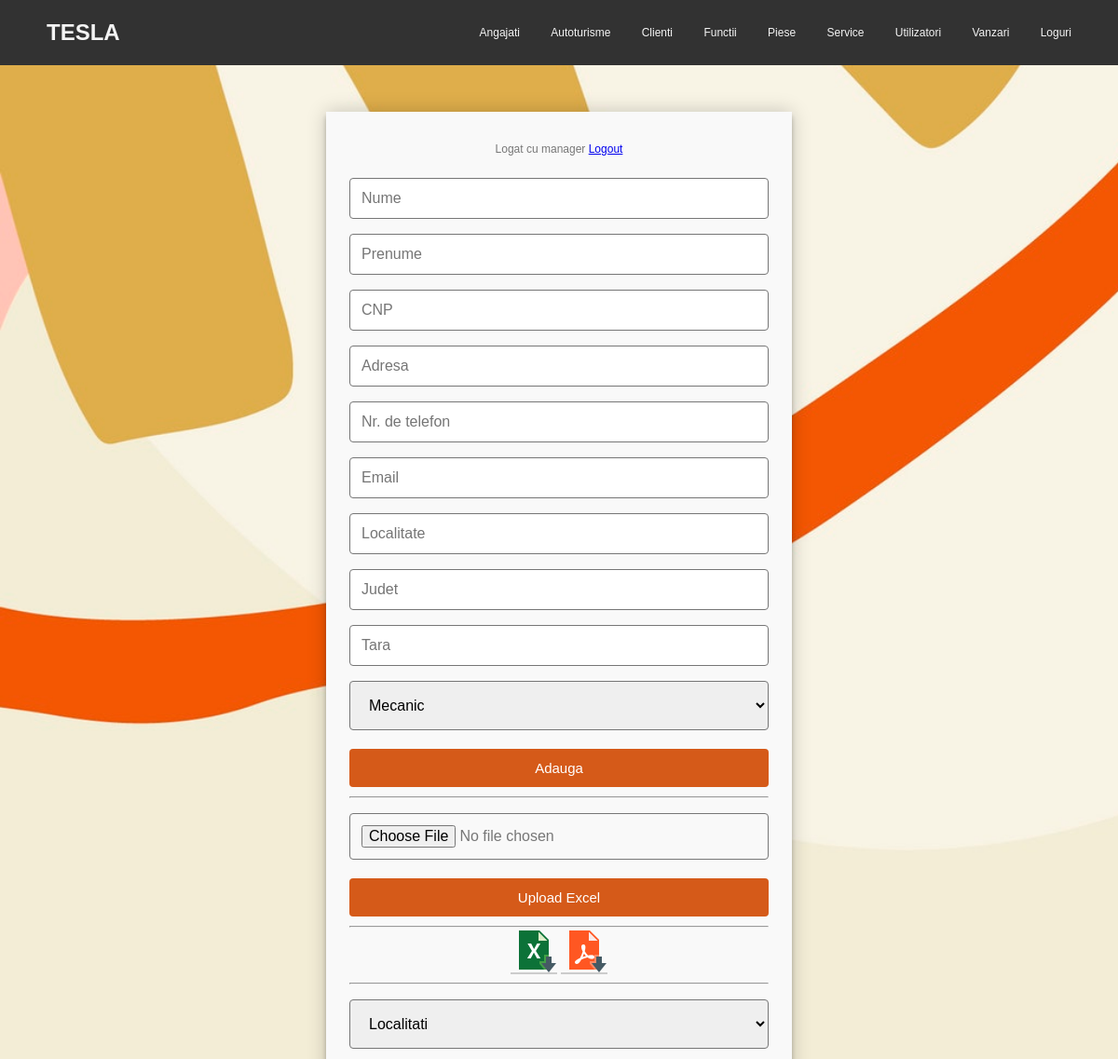
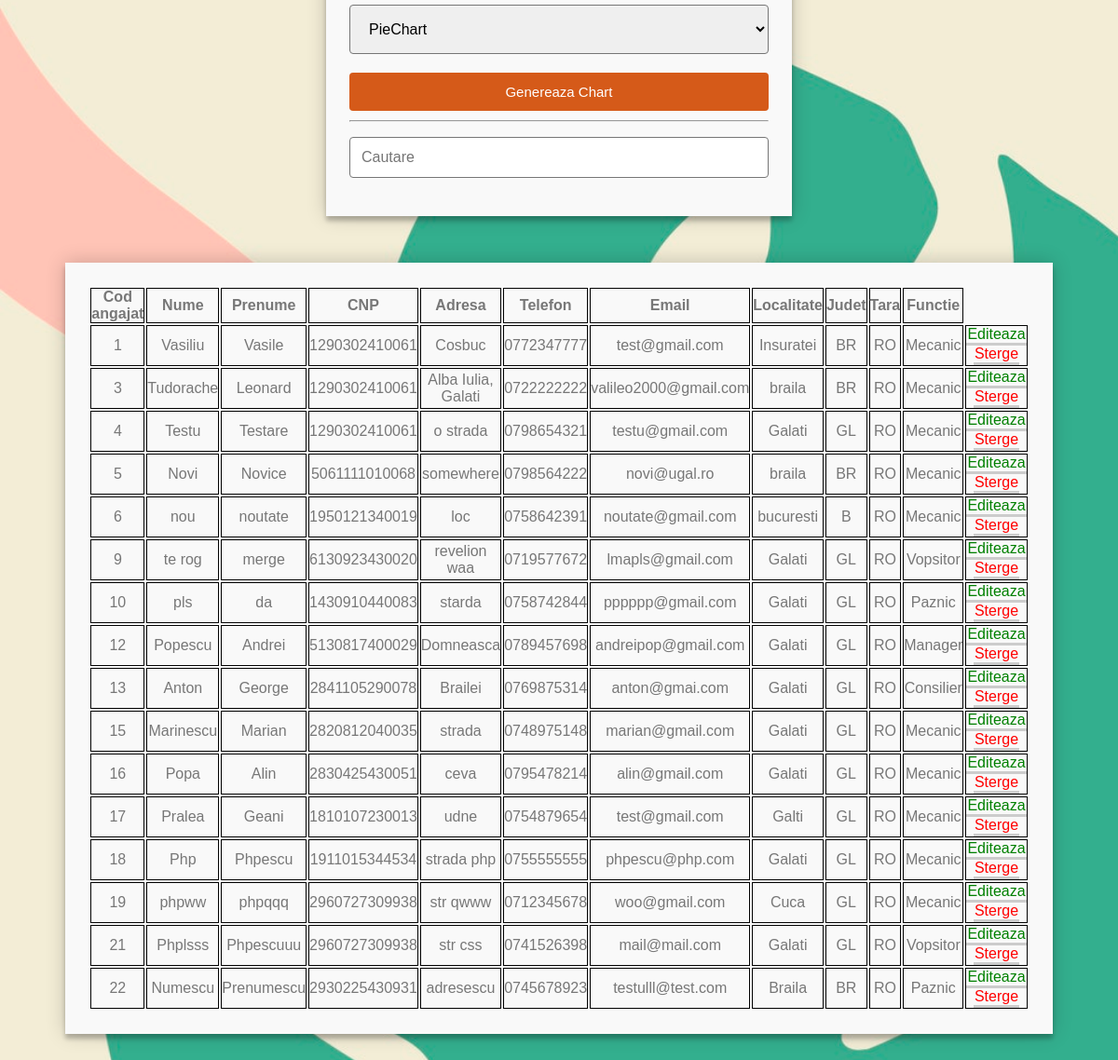
/data/ang.php (signed in), run on the app's committed database (2 pictures, top to bottom).
### tables this page shows
CREATE TABLE `angajat` (
  `coda` int(11) NOT NULL AUTO_INCREMENT,
  `numea` varchar(20) DEFAULT NULL,
  `prenumea` varchar(45) DEFAULT NULL,
  `cnp` bigint(13) DEFAULT NULL,
  `adresaa` varchar(80) DEFAULT NULL,
  `telefona` varchar(14) DEFAULT NULL,
  `emaila` varchar(25) DEFAULT NULL,
  `localitate` varchar(25) DEFAULT NULL,
  `judet` varchar(25) DEFAULT NULL,
  `tara` varchar(3) DEFAULT NULL,
  `codf` int(10) DEFAULT NULL,
  PRIMARY KEY (`coda`),
  KEY `codf` (`codf`),
  CONSTRAINT `angajat_ibfk_1` FOREIGN KEY (`codf`) REFERENCES `functie` (`codf`)
);

CREATE TABLE `functie` (
  `codf` int(11) NOT NULL AUTO_INCREMENT,
  `denf` varchar(15) DEFAULT NULL,
  `salariubrut` double(7,2) DEFAULT NULL,
  `salariunet` double(7,2) DEFAULT NULL,
  PRIMARY KEY (`codf`)
);

### select.php (called while the page is built, shortened)
<?php
function selectFrom($query, $type){
    require "connection.php";
    if (!empty($connect)) {
        $stm = $connect->prepare($query);
    } else
        $stm = null;
    $stm->execute();
    if ($type === 1) {
        return $stm->fetch()[0];
    }
    else
        return $stm->fetchAll();
}

### data/ang.php (the view, shortened to what this page needs)
<?php
require "../connection.php";
require "../select.php";
require "../header.php";
if(!empty($connect))
    $stmt = $connect->prepare('SELECT * FROM angajat');
else
    $stmt = null;
$stmt->execute();
?>
<!DOCTYPE html>
<html lang="en">
<head>
</head>
<body>
<div id="nav-placeholder">
</div>
<div id="prod">
<form method="post" autocomplete="off">
    <label><?php echo "Logat cu ".$_SESSION['user'];?></label>
    <a href="../logout.php">Logout</a>
    <input name="numea" type="text" placeholder="Nume">
    <input name="prenumea" type="text" placeholder="Prenume">
    <input name="cnp" type="text" placeholder="CNP">
    <input name="adresaa" type="text" placeholder="Adresa">
    <input name="telefona" type="text" placeholder="Nr. de telefon">
    <input name="emaila" type="text" placeholder="Email">
    <input name="localitate" type="text" placeholder="Localitate">
    <input name="judet" type="text" placeholder="Judet">
    <input name="tara" type="text" placeholder="Tara">
    <select id="combo" name="functii">
        <?php foreach (selectFrom("select denf from functie;", 2) as $row): ?>
            <option><?=$row[0]?></option>
        <?php endforeach ?>
    </select>
    <input name="adauga" type="submit" value="Adauga">
</form>
<hr>
<form method="post" action="../import.php?tab=angajat" enctype="multipart/form-data">
    <input type="file" name="file" accept=".xls,.xlsx">
    <input type="submit" value="Upload Excel">
</form>
    <hr>
    <div class="link">
        <a id="edit" href="../print.php?tab=angajat"><img src="../img/excel.png" alt="Export Excel" title="Export Excel"></a>
        <a id="edit" href="../pdf/pdfAng.php"><img src="../img/pdf.png" alt="Export PDF" title="Export PDF"></a>
    </div>
    <hr>
    <form method="post" autocomplete="off" action="chart.php?tab=angajat" enctype="multipart/form-data">
        <select id="combo" name="data">
            <option>Localitati</option>
        </select>
        <select id="combo" name="chart">
            <option>PieChart</option>
        </select>
        <input name="gen" type="submit" value="Genereaza Chart">
    </form>
    <hr>
    <input type='text' id='searchTable' placeholder='Cautare'>
</div>
<table id="main">
    <thead>
    <tr class="tm-tr-header">
        <th>Cod angajat</th>
        <th>Nume</th>
        <th>Prenume</th>
        <th>CNP</th>
        <th>Adresa</th>
        <th>Telefon</th>
        <th>Email</th>
        <th>Localitate</th>
        <th>Judet</th>
        <th>Tara</th>
        <th>Functie</th>
    </tr>
    </thead>
    <tbody>
    <?php
    while ($ang = $stmt->fetch(PDO::FETCH_OBJ)) {
        ?>
        <tr>
            <td><?php echo $ang->coda; ?></td>
            <td><?php echo $ang->numea; ?></td>
            <td><?php echo $ang->prenumea; ?></td>
            <td><?php echo $ang->cnp; ?></td>
            <td><?php echo $ang->adresaa; ?></td>
            <td><?php echo $ang->telefona; ?></td>
            <td><?php echo $ang->emaila; ?></td>
            <td><?php echo $ang->localitate; ?></td>
            <td><?php echo $ang->judet; ?></td>
            <td><?php echo $ang->tara; ?></td>
            <td><?php echo selectFrom("select denf from functie where codf = '" . $ang->codf . "';", 1)?></td>
            <td class="link">
                <?php if ($_SESSION['user'] == 'manager'):?>
                    <a id="edit" href="../edit/editAngajat.php?coda=<?php echo $ang->coda ?>">Editeaza</a>
                <?php endif ?>
                <a id="delete" href="ang.php?coda=<?php echo $ang->coda ?>&action=delete">Sterge</a>
            </td>
        </tr>
    <?php } ?>
    </tbody>
</table>
</body>
</html>

### header.php (shortened to what this page needs)
<link rel="stylesheet" type="text/css" href="/proiect/style/styles.css"/>
<link rel="stylesheet" type="text/css" href="/proiect/style/sidebar.css"/>

### style/styles.css (style rules this page uses)
body { background: url("../img/background.jpg") fixed; background-size: cover; font-family: Helvetica, Arial, sans-serif; font-weight: 100; font-size: 12px; line-height: 30px; color: #777; }
* { margin: 0; padding: 0; box-sizing: border-box; -webkit-box-sizing: border-box; -moz-box-sizing: border-box; -webkit-font-smoothing: antialiased; text-rendering: optimizeLegibility; }
#main, #prod, #table { background: #F9F9F9; padding: 25px; box-shadow: 0 0 20px 0 rgba(0, 0, 0, 0.2), 0 5px 5px 0 rgba(0, 0, 0, 0.24); max-width: 300px; width: 100%; position: relative; margin: 50px auto; text-align: center; }
#prod, #table { max-width: 500px; }
td, th { border: 1px solid black; }
.login input, #prod input, #prod select { box-sizing: border-box; display: block; width: 100%; border-width: 1px; border-style: solid; padding: 16px; outline: 0; font-family: inherit; font-size: 16px; margin: 16px auto; border-radius: 4px; }
#prod input { padding: 12px; }
.login input[type="submit"], #prod input[type="submit"], #down { cursor: pointer; width: 100%; border: none; background: #d55a19; color: #FFF; margin: 20px 0 10px; padding: 12px; font-size: 15px; }
.link a { text-decoration: none; outline: none; transition: background-color .25s ease-out; display: inline-block; padding: 0 1px; border-bottom: 0.2em solid #ccc; }
#edit { color: green; }
#delete { color: red; }

### data on the page
angajat: coda "1", numea "Vasiliu", prenumea "Vasile", cnp "1290302410061", adresaa "Cosbuc", telefona "0772347777", emaila "test@gmail.com", localitate "Insuratei", judet "BR", tara "RO", codf.denf "Mecanic"
angajat: coda "3", numea "Tudorache", prenumea "Leonard", cnp "1290302410061", adresaa "Alba Iulia, Galati", telefona "0722222222", emaila "valileo2000@gmail.com", localitate "braila", judet "BR", tara "RO", codf.denf "Mecanic"
angajat: coda "4", numea "Testu", prenumea "Testare", cnp "1290302410061", adresaa "o strada", telefona "0798654321", emaila "testu@gmail.com", localitate "Galati", judet "GL", tara "RO", codf.denf "Mecanic"
angajat: coda "5", numea "Novi", prenumea "Novice", cnp "5061111010068", adresaa "somewhere", telefona "0798564222", emaila "novi@ugal.ro", localitate "braila", judet "BR", tara "RO", codf.denf "Mecanic"
angajat: coda "6", numea "nou", prenumea "noutate", cnp "1950121340019", adresaa "loc", telefona "0758642391", emaila "noutate@gmail.com", localitate "bucuresti", judet "B", tara "RO", codf.denf "Mecanic"
angajat: coda "9", numea "te rog", prenumea "merge", cnp "6130923430020", adresaa "revelion waa", telefona "0719577672", emaila "lmapls@gmail.com", localitate "Galati", judet "GL", tara "RO", codf.denf "Vopsitor"
angajat: coda "10", numea "pls", prenumea "da", cnp "1430910440083", adresaa "starda", telefona "0758742844", emaila "pppppp@gmail.com", localitate "Galati", judet "GL", tara "RO", codf.denf "Paznic"
angajat: coda "12", numea "Popescu", prenumea "Andrei", cnp "5130817400029", adresaa "Domneasca", telefona "0789457698", emaila "andreipop@gmail.com", localitate "Galati", judet "GL", tara "RO", codf.denf "Manager"
angajat: coda "13", numea "Anton", prenumea "George", cnp "2841105290078", adresaa "Brailei", telefona "0769875314", emaila "anton@gmai.com", localitate "Galati", judet "GL", tara "RO", codf.denf "Consilier"
angajat: coda "15", numea "Marinescu", prenumea "Marian", cnp "2820812040035", adresaa "strada", telefona "0748975148", emaila "marian@gmail.com", localitate "Galati", judet "GL", tara "RO", codf.denf "Mecanic"
angajat: coda "16", numea "Popa", prenumea "Alin", cnp "2830425430051", adresaa "ceva", telefona "0795478214", emaila "alin@gmail.com", localitate "Galati", judet "GL", tara "RO", codf.denf "Mecanic"
angajat: coda "17", numea "Pralea", prenumea "Geani", cnp "1810107230013", adresaa "udne", telefona "0754879654", emaila "test@gmail.com", localitate "Galti", judet "GL", tara "RO", codf.denf "Mecanic"
angajat: coda "18", numea "Php", prenumea "Phpescu", cnp "1911015344534", adresaa "strada php", telefona "0755555555", emaila "phpescu@php.com", localitate "Galati", judet "GL", tara "RO", codf.denf "Mecanic"
angajat: coda "19", numea "phpww", prenumea "phpqqq", cnp "2960727309938", adresaa "str qwww", telefona "0712345678", emaila "woo@gmail.com", localitate "Cuca", judet "GL", tara "RO", codf.denf "Mecanic"
angajat: coda "21", numea "Phplsss", prenumea "Phpescuuu", cnp "2960727309938", adresaa "str css", telefona "0741526398", emaila "mail@mail.com", localitate "Galati", judet "GL", tara "RO", codf.denf "Vopsitor"
angajat: coda "22", numea "Numescu", prenumea "Prenumescu", cnp "2930225430931", adresaa "adresescu", telefona "0745678923", emaila "testulll@test.com", localitate "Braila", judet "BR", tara "RO", codf.denf "Paznic"

### other printed values
$_SESSION['user'] "manager"
form field functii "Mecanic"
